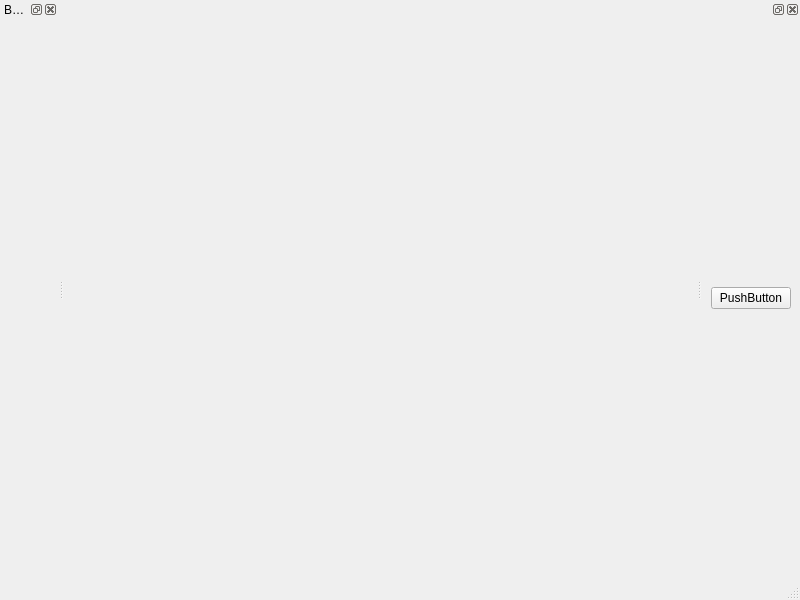
<?xml version="1.0" encoding="UTF-8"?>
<ui version="4.0">
 <class>MainWindow</class>
 <widget class="QMainWindow" name="MainWindow">
  <property name="geometry">
   <rect>
    <x>0</x>
    <y>0</y>
    <width>800</width>
    <height>600</height>
   </rect>
  </property>
  <property name="windowTitle">
   <string>MainWindow</string>
  </property>
  <widget class="QWidget" name="centralwidget"/>
  <widget class="QMenuBar" name="menubar">
   <property name="geometry">
    <rect>
     <x>0</x>
     <y>0</y>
     <width>800</width>
     <height>22</height>
    </rect>
   </property>
  </widget>
  <widget class="QStatusBar" name="statusbar"/>
  <widget class="QDockWidget" name="dockWidget">
   <property name="windowTitle">
    <string>Bus node</string>
   </property>
   <attribute name="dockWidgetArea">
    <number>1</number>
   </attribute>
   <widget class="QWidget" name="dockWidgetContents"/>
  </widget>
  <widget class="QDockWidget" name="dockWidget_2">
   <property name="allowedAreas">
    <set>Qt::AllDockWidgetAreas</set>
   </property>
   <attribute name="dockWidgetArea">
    <number>2</number>
   </attribute>
   <widget class="QWidget" name="dockWidgetContents_2">
    <layout class="QGridLayout" name="gridLayout_2">
     <item row="0" column="0">
      <widget class="QPushButton" name="pushButton_2">
       <property name="text">
        <string>PushButton</string>
       </property>
      </widget>
     </item>
    </layout>
   </widget>
  </widget>
 </widget>
 <resources/>
 <connections/>
</ui>
